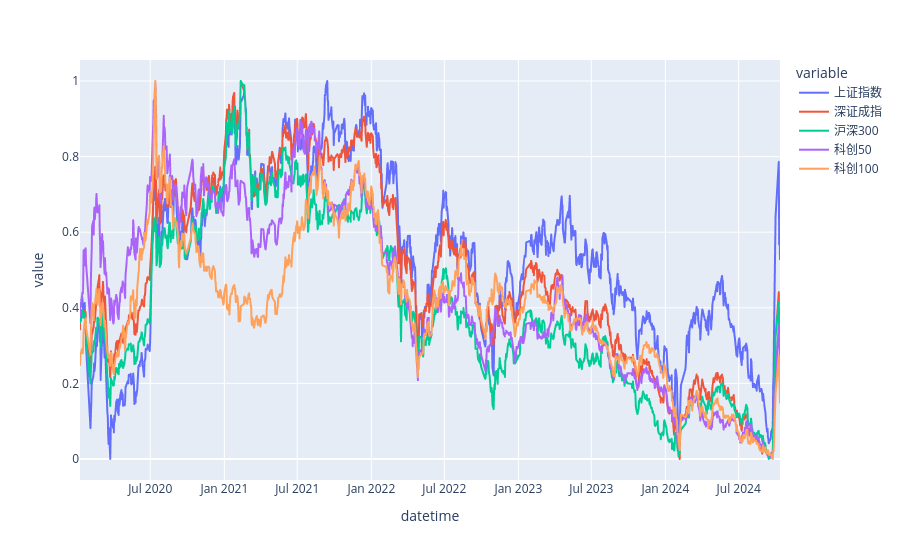

The notebook cell saved with this chart:
### Code cell
fig = px.line(ddd.reset_index(),x='datetime', y=plData.columns,line_shape='linear')
# fig = px.area(ddd.reset_index(),x='datetime', y=plData.columns)
fig.show(config={'scrollZoom': True,'displaylogo':False})

### Figure 1 — Plotly figure (JSON) as saved in the notebook; plotly's stock layout.template omitted (floating-point values rounded to 4 significant figures; data arrays with more than 128 entries replaced by an {"elided": "..."} marker saying what was removed)
{"data": [{"hovertemplate": "variable=上证指数<br>datetime=%{x}<br>value=%{y}<extra></extra>", "legendgroup": "上证指数", "line": {"color": "#636efa", "dash": "solid", "shape": "linear"}, "marker": {"symbol": "circle"}, "mode": "lines", "name": "上证指数", "showlegend": true, "type": "scattergl", "x": {"elided": "1150 str values"}, "xaxis": "x", "y": {"elided": "1150 float values"}, "yaxis": "y"}, {"hovertemplate": "variable=深证成指<br>datetime=%{x}<br>value=%{y}<extra></extra>", "legendgroup": "深证成指", "line": {"color": "#EF553B", "dash": "solid", "shape": "linear"}, "marker": {"symbol": "circle"}, "mode": "lines", "name": "深证成指", "showlegend": true, "type": "scattergl", "x": {"elided": "1150 str values"}, "xaxis": "x", "y": {"elided": "1150 float values"}, "yaxis": "y"}, {"hovertemplate": "variable=沪深300<br>datetime=%{x}<br>value=%{y}<extra></extra>", "legendgroup": "沪深300", "line": {"color": "#00cc96", "dash": "solid", "shape": "linear"}, "marker": {"symbol": "circle"}, "mode": "lines", "name": "沪深300", "showlegend": true, "type": "scattergl", "x": {"elided": "1150 str values"}, "xaxis": "x", "y": {"elided": "1150 float values"}, "yaxis": "y"}, {"hovertemplate": "variable=科创50<br>datetime=%{x}<br>value=%{y}<extra></extra>", "legendgroup": "科创50", "line": {"color": "#ab63fa", "dash": "solid", "shape": "linear"}, "marker": {"symbol": "circle"}, "mode": "lines", "name": "科创50", "showlegend": true, "type": "scattergl", "x": {"elided": "1150 str values"}, "xaxis": "x", "y": {"elided": "1150 float values"}, "yaxis": "y"}, {"hovertemplate": "variable=科创100<br>datetime=%{x}<br>value=%{y}<extra></extra>", "legendgroup": "科创100", "line": {"color": "#FFA15A", "dash": "solid", "shape": "linear"}, "marker": {"symbol": "circle"}, "mode": "lines", "name": "科创100", "showlegend": true, "type": "scattergl", "x": {"elided": "1150 str values"}, "xaxis": "x", "y": {"elided": "1150 float values"}, "yaxis": "y"}], "layout": {"legend": {"title": {"text": "variable"}, "tracegroupgap": 0}, "margin": {"t": 60}, "xaxis": {"anchor": "y", "domain": [0, 1], "title": {"text": "datetime"}}, "yaxis": {"anchor": "x", "domain": [0, 1], "title": {"text": "value"}}}}
